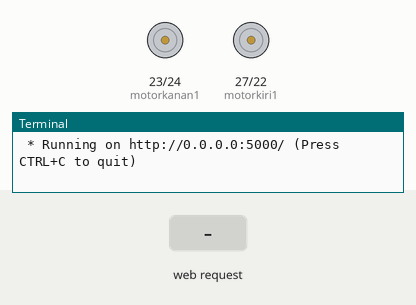
This program was run on a simulated Raspberry Pi (BCM pin numbers). Shown: motor-driver pin pairs drawn as motors (green arrow = first pin HIGH = forward, orange = second pin HIGH = backward, longer = more drive), the last lines printed to the terminal. The test bench sets the inputs (shaded band). The clock reads 2024-03-15 10:24:30 at power-on unless the program sets it.

Above: at 1.2 s.
1.3 s: HTTP request for /maju received
At 1.7 s:
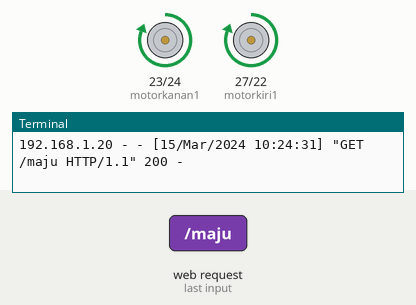
2.8 s: HTTP request for /kiri received
At 4.0 s:
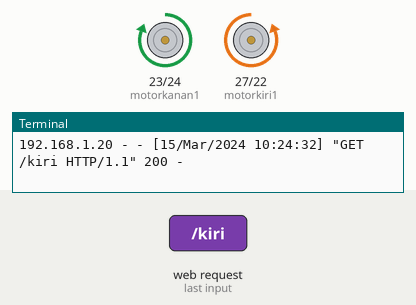
4.3 s: HTTP request for /kanan received
At 5.2 s:
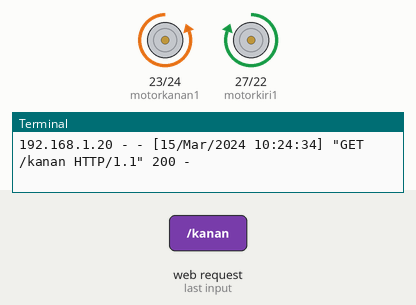
5.8 s: HTTP request for /mundur received
At 6.3 s:
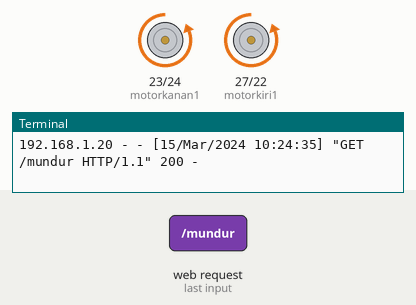
Timing chart, 0 to 8.3 s (numbered marks = the images above; inputs shaded):
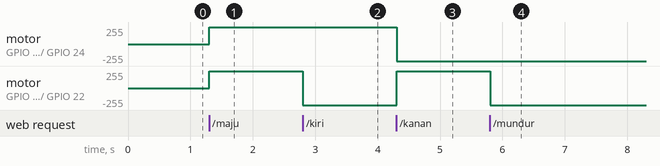

The program:

mobil.py
```python
import RPi.GPIO as GPIO
from flask import Flask, render_template
app = Flask(__name__)

motorkiri1 = 27
motorkiri2 = 22
motorkanan1 = 23
motorkanan2 = 24
GPIO.setmode(GPIO.BCM)
GPIO.setup(motorkiri1, GPIO.OUT)
GPIO.setup(motorkiri2, GPIO.OUT)
GPIO.setup(motorkanan1, GPIO.OUT)
GPIO.setup(motorkanan2, GPIO.OUT)

@app.route('/')
def index():
	return render_template('mobil.html')

@app.route('/maju')
def maju():
	GPIO.output(motorkiri1, GPIO.HIGH)
	GPIO.output(motorkiri2, GPIO.LOW)
	GPIO.output(motorkanan1, GPIO.HIGH)
	GPIO.output(motorkanan2, GPIO.LOW)
	return render_template('mobil.html')

@app.route('/kiri')
def kiri():
	GPIO.output(motorkiri1, GPIO.LOW)
	GPIO.output(motorkiri2, GPIO.HIGH)
	GPIO.output(motorkanan1, GPIO.HIGH)
	GPIO.output(motorkanan2, GPIO.LOW)
	return render_template('mobil.html')

@app.route('/kanan')
def kanan():
	GPIO.output(motorkiri1, GPIO.HIGH)
	GPIO.output(motorkiri2, GPIO.LOW)
	GPIO.output(motorkanan1, GPIO.LOW)
	GPIO.output(motorkanan2, GPIO.HIGH)
	return render_template('mobil.html')

@app.route('/mundur')
def mundur():
	GPIO.output(motorkiri1, GPIO.LOW)
	GPIO.output(motorkiri2, GPIO.HIGH)
	GPIO.output(motorkanan1, GPIO.LOW)
	GPIO.output(motorkanan2, GPIO.HIGH)
	return render_template('mobil.html')

@app.route('/berhenti')
def berhenti():
	GPIO.output(motorkiri1, GPIO.LOW)
	GPIO.output(motorkiri2, GPIO.LOW)
	GPIO.output(motorkanan1, GPIO.LOW)
	GPIO.output(motorkanan2, GPIO.LOW)
	return render_template('mobil.html')

if __name__ == '__main__':
	app.run(debug=True,host ='0.0.0.0',port='5000')
```

Measured:
- after the input at 1.3 s, motor on GPIO 23 (motorkanan1) / GPIO 24 (motorkanan2), motor on GPIO 27 (motorkiri1) / GPIO 22 (motorkiri2): stopped → forward 255/255 at once
- after the input at 2.8 s, motor on GPIO 27 (motorkiri1) / GPIO 22 (motorkiri2): forward 255/255 → backward 255/255 at once
- after the input at 4.3 s, motor on GPIO 23 (motorkanan1) / GPIO 24 (motorkanan2): forward 255/255 → backward 255/255 at once; motor on GPIO 27 (motorkiri1) / GPIO 22 (motorkiri2): backward 255/255 → forward 255/255 at once
- after the input at 5.8 s, motor on GPIO 27 (motorkiri1) / GPIO 22 (motorkiri2): forward 255/255 → backward 255/255 at once
